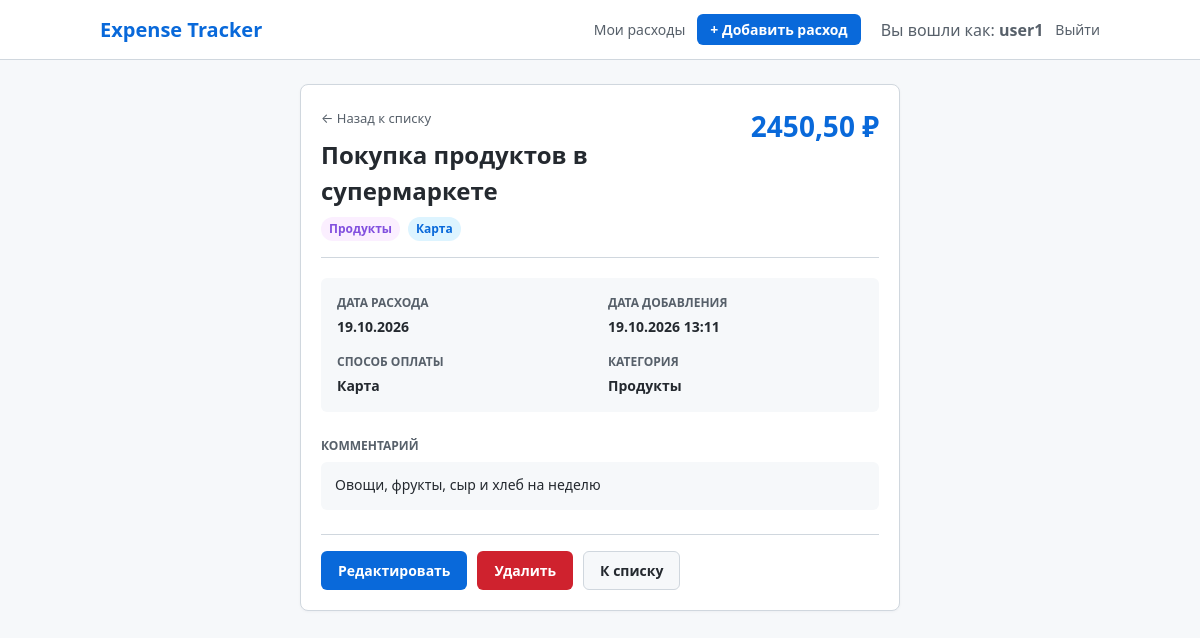
/1/ (signed in), run on the app's committed database.
### expenses/models.py (models this page shows, shortened)
class Expense(models.Model):
    CATEGORY_CHOICES = [
        ("food", "Продукты"),
        ("transport", "Транспорт"),
        ("education", "Обучение"),
        ("entertainment", "Развлечения"),
        ("health", "Здоровье"),
        ("other", "Другое"),
    ]
    PAYMENT_METHOD_CHOICES = [
        ("card", "Карта"),
        ("cash", "Наличные"),
    ]
    title = models.CharField(max_length=200, verbose_name="Название расхода")
    amount = models.DecimalField(max_digits=10, decimal_places=2, verbose_name="Сумма")
    category = models.CharField(max_length=30, choices=CATEGORY_CHOICES, verbose_name="Категория")
    payment_method = models.CharField(max_length=20, choices=PAYMENT_METHOD_CHOICES, verbose_name="Способ оплаты")
    expense_date = models.DateField(verbose_name="Дата расхода")
    comment = models.TextField(blank=True, default="", verbose_name="Комментарий")
    created_at = models.DateTimeField(auto_now_add=True, verbose_name="Дата создания")
    user = models.ForeignKey(settings.AUTH_USER_MODEL, on_delete=models.CASCADE, related_name="expenses", verbose_name="Пользователь")
    class Meta:
        ordering = ["-expense_date", "-created_at"]
        verbose_name = "Расход"
        verbose_name_plural = "Расходы"

### expenses/views.py (the view)
# urls.py: path("<int:pk>/", views.expense_detail, name="detail"),
@login_required
def expense_detail(request: HttpRequest, pk: int) -> HttpResponse:
    expense = get_object_or_404(Expense, pk=pk, user=request.user)
    return render(request, "expenses/expense_detail.html", {"expense": expense})

### templates/expenses/expense_detail.html (shortened to what this page needs)
{% extends 'base.html' %}
{% block content %}
<div class="detail-container">
    <div class="card detail-card">
        <div class="detail-header">
            <div>
                <a href="{% url 'expenses:list' %}" class="back-link">&larr; Назад к списку</a>
                <h1 class="detail-title">{{ expense.title }}</h1>
                <div class="detail-meta">
                    <span class="badge badge-category">{{ expense.get_category_display }}</span>
                    <span class="badge badge-payment">{{ expense.get_payment_method_display }}</span>
                </div>
            </div>
            <div class="detail-amount">{{ expense.amount }} ₽</div>
        </div>
        <div class="detail-grid">
            <div class="detail-item">
                <span class="detail-label">Дата расхода</span>
                <span class="detail-value">{{ expense.expense_date|date:"d.m.Y" }}</span>
            </div>
            <div class="detail-item">
                <span class="detail-label">Дата добавления</span>
                <span class="detail-value">{{ expense.created_at|date:"d.m.Y H:i" }}</span>
            </div>
            <div class="detail-item">
                <span class="detail-label">Способ оплаты</span>
                <span class="detail-value">{{ expense.get_payment_method_display }}</span>
            </div>
            <div class="detail-item">
                <span class="detail-label">Категория</span>
                <span class="detail-value">{{ expense.get_category_display }}</span>
            </div>
        </div>
        <div class="detail-comment-section">
            <span class="detail-label">Комментарий</span>
            <div class="detail-comment">
                {% if expense.comment %}
                    {{ expense.comment|linebreaks }}
                {% else %}
                    <span class="text-muted">Комментарий не указан</span>
                {% endif %}
            </div>
        </div>
        <div class="detail-actions">
            <a href="{% url 'expenses:edit' expense.pk %}" class="btn btn-primary">Редактировать</a>
            <a href="{% url 'expenses:delete' expense.pk %}" class="btn btn-danger">Удалить</a>
            <a href="{% url 'expenses:list' %}" class="btn btn-secondary">К списку</a>
        </div>
    </div>
</div>
{% endblock %}

### templates/_header.html
{% load static %}
<header>
    <div class="nav-container">
        <a href="{% url 'expenses:list' %}" class="brand">Expense Tracker</a>
        <nav>
            {% if user.is_authenticated %}
                <a href="{% url 'expenses:list' %}">Мои расходы</a>
                <a href="{% url 'expenses:create' %}" class="btn btn-primary" style="padding: 4px 12px; color: white;">+ Добавить расход</a>
                <span style="color: #57606a; margin-left: 8px;">Вы вошли как: <strong>{{ user.username }}</strong></span>
                <a href="{% url 'accounts:logout' %}">Выйти</a>
            {% else %}
                <a href="{% url 'accounts:login' %}">Войти</a>
                <a href="{% url 'accounts:register' %}" class="btn btn-primary" style="padding: 4px 12px; color: white;">Регистрация</a>
            {% endif %}
        </nav>
    </div>
</header>

### static/style.css (style rules this page uses)
* { box-sizing: border-box; margin: 0; padding: 0; }
body { font-family: system-ui, -apple-system, "Segoe UI", Roboto, sans-serif; color: #24292f; background-color: #f6f8fa; line-height: 1.5; padding-bottom: 50px; }
header { background-color: #ffffff; border-bottom: 1px solid #d0d7de; padding: 14px 24px; margin-bottom: 24px; }
.nav-container { max-width: 1000px; margin: 0 auto; display: flex; justify-content: space-between; align-items: center; flex-wrap: wrap; gap: 12px; }
.brand { font-size: 20px; font-weight: 700; color: #0969da; text-decoration: none; }
nav { display: flex; align-items: center; gap: 12px; flex-wrap: wrap; }
nav a { color: #57606a; text-decoration: none; font-size: 14px; font-weight: 500; }
.card { background-color: #ffffff; border: 1px solid #d0d7de; border-radius: 8px; padding: 20px; margin-bottom: 20px; box-shadow: 0 1px 3px rgba(31,35,40,0.04); }
.btn { display: inline-block; padding: 8px 16px; font-size: 14px; font-weight: 600; text-align: center; border-radius: 6px; text-decoration: none; cursor: pointer; border: 1px solid transparent; transition: background-color 0.15s ease; }
.btn-primary { background-color: #0969da; color: #ffffff; }
.btn-secondary { background-color: #f6f8fa; color: #24292f; border: 1px solid #d0d7de; }
.btn-danger { background-color: #cf222e; color: #ffffff; }
.badge { display: inline-block; padding: 3px 8px; font-size: 12px; font-weight: 600; border-radius: 12px; background-color: #eaeef2; color: #24292f; }
.badge-category { background-color: #fbefff; color: #8250df; }
.badge-payment { background-color: #ddf4ff; color: #0969da; }
.form-container, .confirm-container, .detail-container, .auth-container { max-width: 600px; margin: 20px auto; }
.detail-header { display: flex; justify-content: space-between; align-items: flex-start; padding-bottom: 16px; border-bottom: 1px solid #d0d7de; margin-bottom: 20px; gap: 16px; }
.back-link { font-size: 13px; color: #57606a; text-decoration: none; display: inline-block; margin-bottom: 8px; }
.detail-title { font-size: 24px; font-weight: 700; margin-bottom: 8px; }
.detail-meta { display: flex; gap: 8px; }
.detail-amount { font-size: 28px; font-weight: 700; color: #0969da; white-space: nowrap; }
.detail-grid { display: grid; grid-template-columns: 1fr 1fr; gap: 16px; margin-bottom: 20px; background-color: #f6f8fa; padding: 16px; border-radius: 6px; }
.detail-item { display: flex; flex-direction: column; }
.detail-label { font-size: 12px; color: #57606a; text-transform: uppercase; font-weight: 600; margin-bottom: 4px; }
.detail-value { font-size: 14px; font-weight: 600; color: #24292f; }
.detail-comment-section { margin-bottom: 24px; }
.detail-comment { margin-top: 6px; background-color: #f6f8fa; padding: 12px 14px; border-radius: 6px; font-size: 14px; min-height: 48px; }
.detail-actions { display: flex; gap: 10px; padding-top: 16px; border-top: 1px solid #d0d7de; }

### data on the page
Expense: title "Покупка продуктов в супермаркете", category "Продукты", payment_method "Карта", amount "2450,50", expense_date "19.10.2026", created_at "19.10.2026 13:11", comment "Овощи, фрукты, сыр и хлеб на неделю"

### other printed values
{{ user.username }} "user1"
